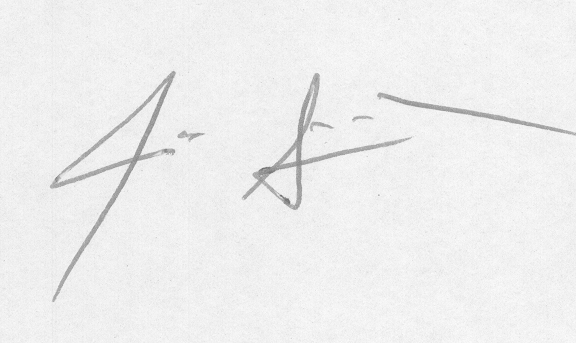
%> input picture dataset/CedarOrg/original_01_01.png, 576 x 343 px; its folder holds only this picture in this run
$ octave --eval "Preparing;"   (GNU Octave 9; MATLAB toolbox functions it lacks are replaced by stand-ins)
%> lines starting %> are read from the running program, lines starting %| are printed output that depends on the picture; in (x1, y1, x2, y2) boxes, pixels count from 0 and x2, y2 are one past the last pixel; in counts of white or black regions, pixels touching at a corner belong together; the program's own positions count from 1

%%%%%%%%%%%%%%%%%%%
% Authors: Mahdi Jampour. Email: jampour [at] icg.tugraz.at
% Authors: Malihe Javidi. Email: m.javidi [at] qiet.ac.ir


function Preparing
close all; clear; clc;
MyPath1 = '\dataset\CedarOrg\';
MyPath2 = '\dataset\Cedar\';
    % Download CEDAR dataset and run CorrectFileNames only one time to
    % Correct fileneames
    % CorrectFileNames(MyPath);

    Files  = dir([MyPath1 '\*.png']);
    for j=1:length(Files)
        fn1 = [MyPath1 Files(j,1).name];
        fn2 = [MyPath2 Files(j,1).name];
        im1 = imread(fn1);
%> im1 is the input picture: size 343x576 uint8; min 111, max 253, mean 238.3
        [r,c,z]=size(im1);
%> r = 343; c = 576; z = 1
        disp(fn1)
        if(z>1), im1 = rgb2gray(im1); end
        %im2 = IgnoreBesideSpace(im1);
        im2 = uint8(255*im2bw(im1, 0.75));
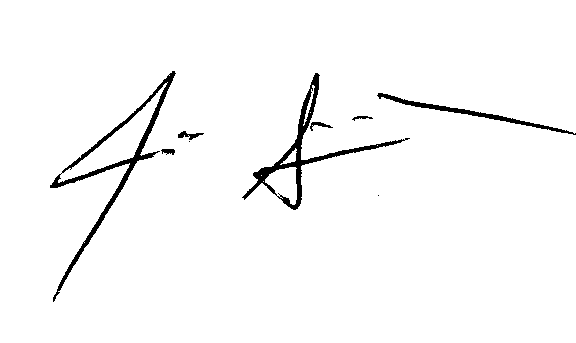
%> im2: size 343x576 uint8; 97.4% white; 9 black regions (2 under 20 px), largest, box (x1, y1, x2, y2) and area: (50, 71, 176, 302) 2150, (242, 73, 410, 210) 1964, (377, 93, 576, 135) 829
        im3 = Change2SqureImage(im2);
        im4 = imresize(im3, 0.5);
        imwrite(im4, fn2);
    end
end


% [97 lines left out: functions CorrectFileNames, IgnoreBesideSpace, not called in this run]

function pic = Change2SqureImage(img)
    [x,y]=size(img);
%> x = 343; y = 576
    z = max(x,y)+20;
%> z = 596
    pic = uint8(255*ones(z,z));

    xx = floor((z-x)/2);
%> xx = 126
    yy = floor((z-y)/2);
%> yy = 10
    pic(xx:x+xx-1, yy:y+yy-1) = img;
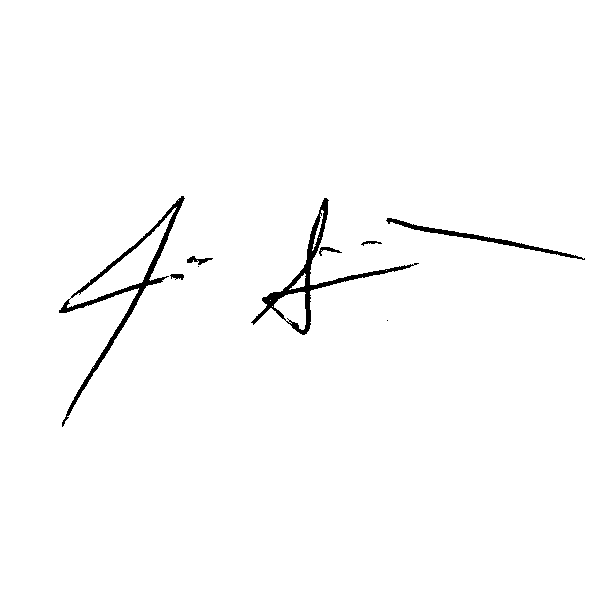
%> pic: size 596x596 uint8; 98.5% white; 9 black regions (2 under 20 px), largest, box (x1, y1, x2, y2) and area: (59, 196, 185, 427) 2150, (251, 198, 419, 335) 1964, (386, 218, 585, 260) 829
    pic = imresize(pic, [400 400]);
%> pic: size 400x400 uint8
end

% [25 lines left out: function Rotate18SigImage, not called in this run]

$ run again, on dataset/CedarOrg/original_01_05.png
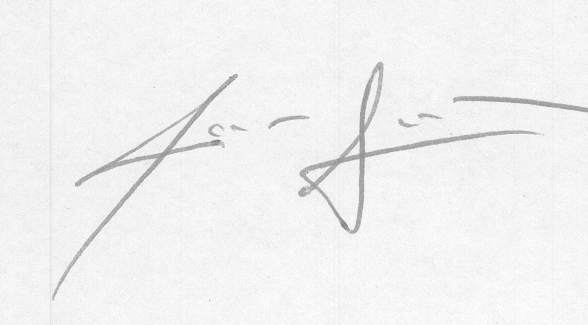
%> input picture dataset/CedarOrg/original_01_05.png, 588 x 325 px
%> in Preparing, im1 is the input picture: size 325x588 uint8; min 121, max 255, mean 241.4
%> in Preparing, `im2 = uint8(255*im2bw(im1, 0.75));`:
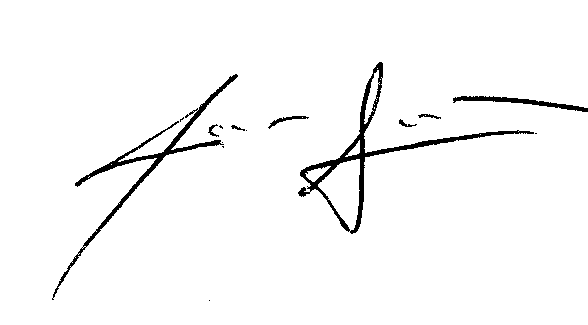
%> im2: size 325x588 uint8; 97.1% white; 15 black regions (7 under 20 px), largest, box (x1, y1, x2, y2) and area: (298, 62, 534, 234) 2570, (52, 74, 238, 300) 1993, (453, 96, 588, 112) 612
%> in Preparing, `im4 = imresize(im3, 0.5);`:
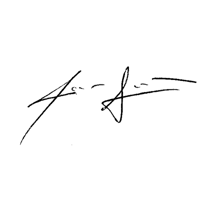
%> im4: size 200x200 uint8; min 0, max 255, mean 251.1

$ run again, on dataset/CedarOrg/original_01_22.png
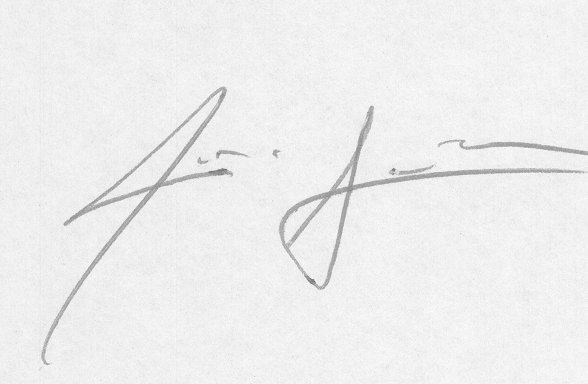
%> input picture dataset/CedarOrg/original_01_22.png, 588 x 384 px
%> in Preparing, im1 is the input picture: size 384x588 uint8; min 115, max 253, mean 237.9
%> in Preparing, `im2 = uint8(255*im2bw(im1, 0.75));`:
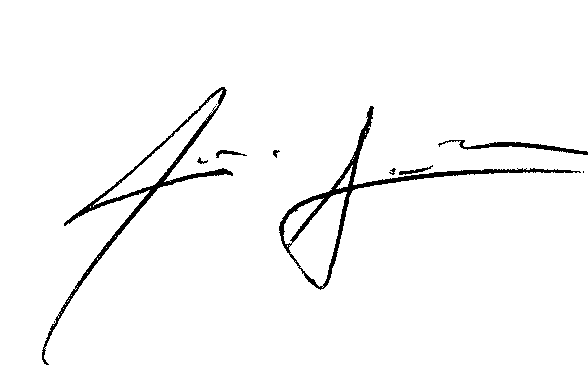
%> im2: size 384x588 uint8; 97.3% white; 10 black regions (2 under 20 px), largest, box (x1, y1, x2, y2) and area: (279, 106, 581, 290) 2750, (42, 87, 233, 365) 2560, (438, 140, 588, 155) 570
%> in Preparing, `im4 = imresize(im3, 0.5);`:
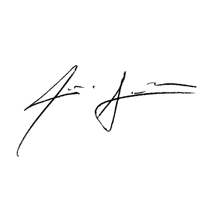
%> im4: size 200x200 uint8; min 0, max 255, mean 250.6

$ run again, on dataset/CedarOrg/original_01_02.png
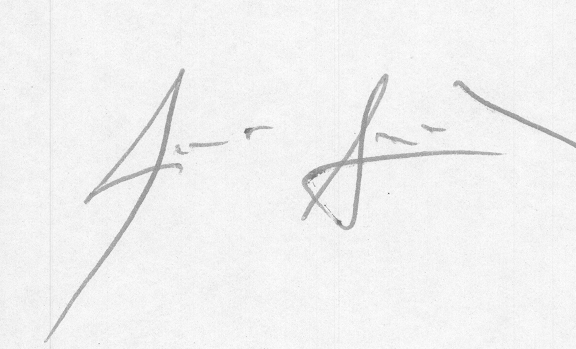
%> input picture dataset/CedarOrg/original_01_02.png, 576 x 349 px
%> in Preparing, im1 is the input picture: size 349x576 uint8; min 98, max 255, mean 241.1
%> in Preparing, `im2 = uint8(255*im2bw(im1, 0.75));`:
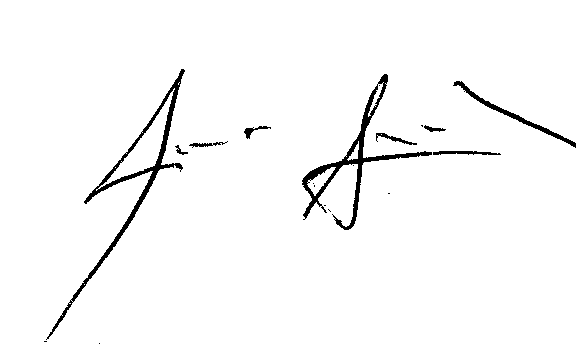
%> im2: size 349x576 uint8; 97.3% white; 19 black regions (10 under 20 px), largest, box (x1, y1, x2, y2) and area: (46, 69, 185, 340) 2132, (302, 74, 432, 230) 2011, (453, 81, 576, 148) 616
%> in Change2SqureImage, `pic(xx:x+xx-1, yy:y+yy-1) = img;`:
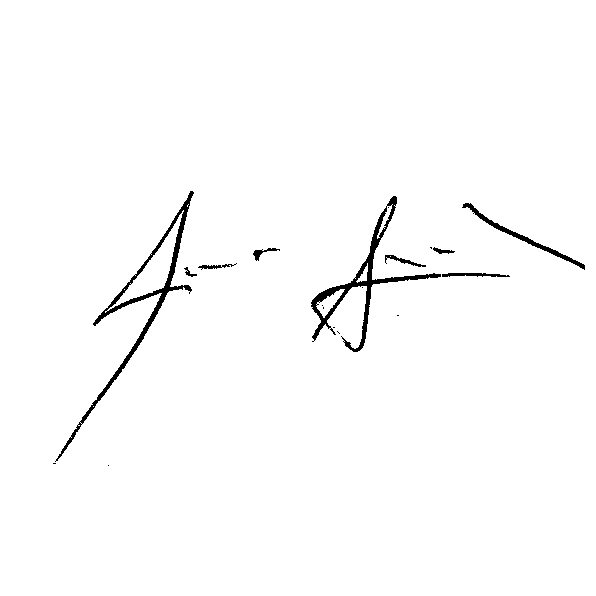
%> pic: size 596x596 uint8; 98.5% white; 19 black regions (10 under 20 px), largest, box (x1, y1, x2, y2) and area: (55, 191, 194, 462) 2132, (311, 196, 441, 352) 2011, (462, 203, 585, 270) 616
